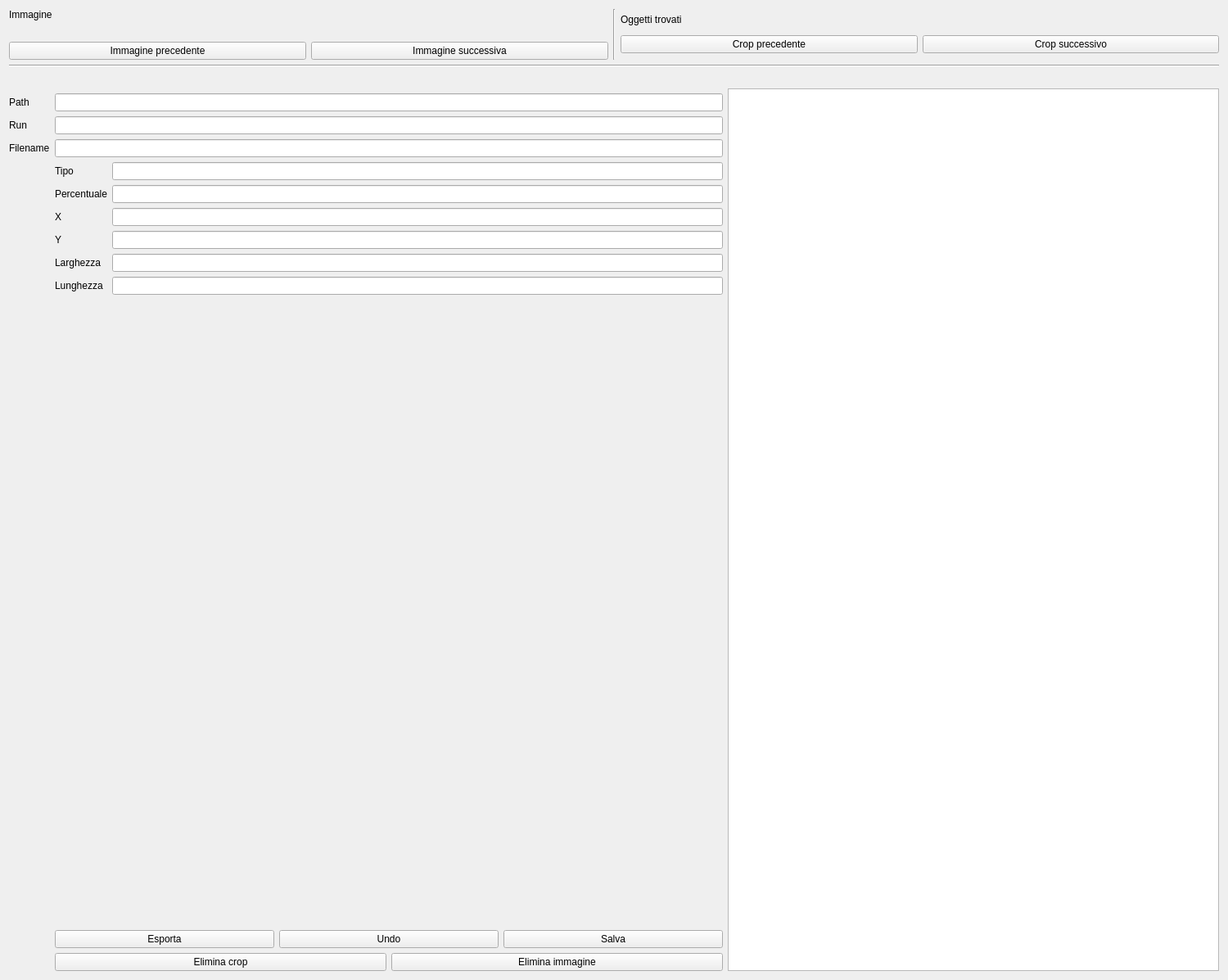
<?xml version="1.0" encoding="UTF-8"?>
<ui version="4.0">
 <class>Frame</class>
 <widget class="QFrame" name="Frame">
  <property name="geometry">
   <rect>
    <x>0</x>
    <y>0</y>
    <width>1500</width>
    <height>1197</height>
   </rect>
  </property>
  <property name="focusPolicy">
   <enum>Qt::NoFocus</enum>
  </property>
  <property name="windowTitle">
   <string>Frame</string>
  </property>
  <property name="frameShadow">
   <enum>QFrame::Plain</enum>
  </property>
  <layout class="QVBoxLayout" name="verticalLayout_2">
   <item>
    <layout class="QVBoxLayout" name="verticalLayout">
     <item>
      <layout class="QHBoxLayout" name="horizontalLayout">
       <item>
        <layout class="QVBoxLayout" name="verticalLayout_5">
         <item>
          <widget class="QLabel" name="labelTitolo">
           <property name="sizePolicy">
            <sizepolicy hsizetype="Preferred" vsizetype="Fixed">
             <horstretch>0</horstretch>
             <verstretch>0</verstretch>
            </sizepolicy>
           </property>
           <property name="text">
            <string>Immagine</string>
           </property>
          </widget>
         </item>
         <item>
          <widget class="QLabel" name="img">
           <property name="enabled">
            <bool>true</bool>
           </property>
           <property name="sizePolicy">
            <sizepolicy hsizetype="Preferred" vsizetype="Preferred">
             <horstretch>0</horstretch>
             <verstretch>0</verstretch>
            </sizepolicy>
           </property>
           <property name="maximumSize">
            <size>
             <width>800</width>
             <height>400</height>
            </size>
           </property>
           <property name="text">
            <string/>
           </property>
           <property name="scaledContents">
            <bool>true</bool>
           </property>
           <property name="alignment">
            <set>Qt::AlignCenter</set>
           </property>
          </widget>
         </item>
         <item>
          <layout class="QHBoxLayout" name="horizontalLayout_3">
           <item>
            <widget class="QPushButton" name="btnImgPrecedente">
             <property name="sizePolicy">
              <sizepolicy hsizetype="Fixed" vsizetype="Fixed">
               <horstretch>0</horstretch>
               <verstretch>0</verstretch>
              </sizepolicy>
             </property>
             <property name="maximumSize">
              <size>
               <width>400</width>
               <height>16777215</height>
              </size>
             </property>
             <property name="toolTip">
              <string>(A)</string>
             </property>
             <property name="statusTip">
              <string extracomment="(A)"/>
             </property>
             <property name="text">
              <string>Immagine precedente</string>
             </property>
            </widget>
           </item>
           <item>
            <widget class="QPushButton" name="btnImgSuccessivo">
             <property name="sizePolicy">
              <sizepolicy hsizetype="Fixed" vsizetype="Fixed">
               <horstretch>0</horstretch>
               <verstretch>0</verstretch>
              </sizepolicy>
             </property>
             <property name="maximumSize">
              <size>
               <width>400</width>
               <height>16777215</height>
              </size>
             </property>
             <property name="toolTip">
              <string>(D)</string>
             </property>
             <property name="statusTip">
              <string extracomment="(D)"/>
             </property>
             <property name="text">
              <string>Immagine successiva</string>
             </property>
            </widget>
           </item>
          </layout>
         </item>
        </layout>
       </item>
       <item>
        <widget class="Line" name="line">
         <property name="orientation">
          <enum>Qt::Vertical</enum>
         </property>
        </widget>
       </item>
       <item>
        <layout class="QVBoxLayout" name="verticalLayout_6">
         <item>
          <widget class="QLabel" name="label_6">
           <property name="sizePolicy">
            <sizepolicy hsizetype="Preferred" vsizetype="Fixed">
             <horstretch>0</horstretch>
             <verstretch>0</verstretch>
            </sizepolicy>
           </property>
           <property name="text">
            <string>Oggetti trovati</string>
           </property>
          </widget>
         </item>
         <item>
          <layout class="QGridLayout" name="gridLayout"/>
         </item>
         <item>
          <layout class="QHBoxLayout" name="horizontalLayout_5">
           <item>
            <widget class="QPushButton" name="btnCropPrecedente">
             <property name="maximumSize">
              <size>
               <width>400</width>
               <height>16777215</height>
              </size>
             </property>
             <property name="toolTip">
              <string>Left</string>
             </property>
             <property name="statusTip">
              <string/>
             </property>
             <property name="text">
              <string>Crop precedente</string>
             </property>
            </widget>
           </item>
           <item>
            <widget class="QPushButton" name="btnCropSuccessivo">
             <property name="maximumSize">
              <size>
               <width>400</width>
               <height>16777215</height>
              </size>
             </property>
             <property name="toolTip">
              <string>Right</string>
             </property>
             <property name="statusTip">
              <string>(-&gt;)</string>
             </property>
             <property name="text">
              <string>Crop successivo</string>
             </property>
            </widget>
           </item>
          </layout>
         </item>
        </layout>
       </item>
      </layout>
     </item>
     <item>
      <widget class="Line" name="line_2">
       <property name="orientation">
        <enum>Qt::Horizontal</enum>
       </property>
      </widget>
     </item>
     <item>
      <layout class="QHBoxLayout" name="horizontalLayout_2">
       <item>
        <layout class="QVBoxLayout" name="verticalLayout_3">
         <item>
          <layout class="QFormLayout" name="formLayout">
           <item row="0" column="1">
            <spacer name="verticalSpacer_2">
             <property name="orientation">
              <enum>Qt::Vertical</enum>
             </property>
             <property name="sizeType">
              <enum>QSizePolicy::Fixed</enum>
             </property>
             <property name="sizeHint" stdset="0">
              <size>
               <width>20</width>
               <height>20</height>
              </size>
             </property>
            </spacer>
           </item>
           <item row="1" column="0">
            <widget class="QLabel" name="path">
             <property name="text">
              <string>Path</string>
             </property>
            </widget>
           </item>
           <item row="1" column="1">
            <widget class="QLineEdit" name="textPath"/>
           </item>
           <item row="2" column="0">
            <widget class="QLabel" name="run">
             <property name="text">
              <string>Run</string>
             </property>
            </widget>
           </item>
           <item row="2" column="1">
            <widget class="QLineEdit" name="textRun"/>
           </item>
           <item row="3" column="0">
            <widget class="QLabel" name="filename">
             <property name="text">
              <string>Filename</string>
             </property>
            </widget>
           </item>
           <item row="3" column="1">
            <widget class="QLineEdit" name="textFilename"/>
           </item>
           <item row="5" column="1">
            <layout class="QFormLayout" name="formLayout_2">
             <item row="0" column="0">
              <widget class="QLabel" name="tipo">
               <property name="text">
                <string>Tipo</string>
               </property>
              </widget>
             </item>
             <item row="0" column="1">
              <widget class="QLineEdit" name="textTipo">
               <property name="focusPolicy">
                <enum>Qt::ClickFocus</enum>
               </property>
              </widget>
             </item>
             <item row="1" column="0">
              <widget class="QLabel" name="percentuale">
               <property name="text">
                <string>Percentuale</string>
               </property>
              </widget>
             </item>
             <item row="1" column="1">
              <widget class="QLineEdit" name="textPercentuale">
               <property name="focusPolicy">
                <enum>Qt::ClickFocus</enum>
               </property>
              </widget>
             </item>
             <item row="2" column="0">
              <widget class="QLabel" name="x">
               <property name="sizePolicy">
                <sizepolicy hsizetype="Maximum" vsizetype="Maximum">
                 <horstretch>0</horstretch>
                 <verstretch>0</verstretch>
                </sizepolicy>
               </property>
               <property name="maximumSize">
                <size>
                 <width>250</width>
                 <height>250</height>
                </size>
               </property>
               <property name="text">
                <string>X</string>
               </property>
               <property name="scaledContents">
                <bool>true</bool>
               </property>
              </widget>
             </item>
             <item row="2" column="1">
              <widget class="QLineEdit" name="textX">
               <property name="focusPolicy">
                <enum>Qt::ClickFocus</enum>
               </property>
              </widget>
             </item>
             <item row="3" column="0">
              <widget class="QLabel" name="y">
               <property name="text">
                <string>Y</string>
               </property>
              </widget>
             </item>
             <item row="3" column="1">
              <widget class="QLineEdit" name="textY">
               <property name="focusPolicy">
                <enum>Qt::ClickFocus</enum>
               </property>
              </widget>
             </item>
             <item row="4" column="0">
              <widget class="QLabel" name="larghezza">
               <property name="text">
                <string>Larghezza</string>
               </property>
              </widget>
             </item>
             <item row="4" column="1">
              <widget class="QLineEdit" name="textLarghezza">
               <property name="focusPolicy">
                <enum>Qt::ClickFocus</enum>
               </property>
              </widget>
             </item>
             <item row="5" column="1">
              <widget class="QLineEdit" name="textLunghezza">
               <property name="focusPolicy">
                <enum>Qt::ClickFocus</enum>
               </property>
              </widget>
             </item>
             <item row="6" column="1">
              <spacer name="verticalSpacer_3">
               <property name="orientation">
                <enum>Qt::Vertical</enum>
               </property>
               <property name="sizeHint" stdset="0">
                <size>
                 <width>20</width>
                 <height>5</height>
                </size>
               </property>
              </spacer>
             </item>
             <item row="7" column="1">
              <widget class="QLabel" name="imgPreview">
               <property name="maximumSize">
                <size>
                 <width>16777215</width>
                 <height>250</height>
                </size>
               </property>
               <property name="text">
                <string/>
               </property>
               <property name="alignment">
                <set>Qt::AlignCenter</set>
               </property>
              </widget>
             </item>
             <item row="8" column="1">
              <spacer name="verticalSpacer">
               <property name="orientation">
                <enum>Qt::Vertical</enum>
               </property>
               <property name="sizeHint" stdset="0">
                <size>
                 <width>20</width>
                 <height>5</height>
                </size>
               </property>
              </spacer>
             </item>
             <item row="5" column="0">
              <widget class="QLabel" name="lunghezza">
               <property name="text">
                <string>Lunghezza</string>
               </property>
              </widget>
             </item>
            </layout>
           </item>
           <item row="6" column="0">
            <layout class="QVBoxLayout" name="verticalLayout_7"/>
           </item>
           <item row="6" column="1">
            <layout class="QVBoxLayout" name="verticalLayout_8">
             <item>
              <layout class="QHBoxLayout" name="horizontalLayout_4">
               <item>
                <widget class="QPushButton" name="btnEsporta">
                 <property name="text">
                  <string>Esporta</string>
                 </property>
                </widget>
               </item>
               <item>
                <widget class="QPushButton" name="btnUndo">
                 <property name="text">
                  <string>Undo</string>
                 </property>
                </widget>
               </item>
               <item>
                <widget class="QPushButton" name="btnSalva">
                 <property name="text">
                  <string>Salva</string>
                 </property>
                </widget>
               </item>
              </layout>
             </item>
             <item>
              <layout class="QHBoxLayout" name="horizontalLayout_6">
               <item>
                <widget class="QPushButton" name="btnEliminaCrop">
                 <property name="sizePolicy">
                  <sizepolicy hsizetype="Minimum" vsizetype="Fixed">
                   <horstretch>0</horstretch>
                   <verstretch>0</verstretch>
                  </sizepolicy>
                 </property>
                 <property name="minimumSize">
                  <size>
                   <width>0</width>
                   <height>0</height>
                  </size>
                 </property>
                 <property name="text">
                  <string>Elimina crop</string>
                 </property>
                </widget>
               </item>
               <item>
                <widget class="QPushButton" name="btnEliminaImmagine">
                 <property name="sizePolicy">
                  <sizepolicy hsizetype="Minimum" vsizetype="Fixed">
                   <horstretch>0</horstretch>
                   <verstretch>0</verstretch>
                  </sizepolicy>
                 </property>
                 <property name="minimumSize">
                  <size>
                   <width>0</width>
                   <height>0</height>
                  </size>
                 </property>
                 <property name="text">
                  <string>Elimina immagine</string>
                 </property>
                </widget>
               </item>
              </layout>
             </item>
            </layout>
           </item>
          </layout>
         </item>
        </layout>
       </item>
       <item>
        <layout class="QVBoxLayout" name="verticalLayout_4">
         <item>
          <widget class="QLabel" name="indiceImg">
           <property name="sizePolicy">
            <sizepolicy hsizetype="Preferred" vsizetype="Fixed">
             <horstretch>0</horstretch>
             <verstretch>0</verstretch>
            </sizepolicy>
           </property>
           <property name="text">
            <string/>
           </property>
          </widget>
         </item>
         <item>
          <widget class="QListWidget" name="listFiles">
           <property name="sizePolicy">
            <sizepolicy hsizetype="Minimum" vsizetype="Minimum">
             <horstretch>0</horstretch>
             <verstretch>0</verstretch>
            </sizepolicy>
           </property>
           <property name="minimumSize">
            <size>
             <width>600</width>
             <height>0</height>
            </size>
           </property>
           <property name="maximumSize">
            <size>
             <width>500</width>
             <height>16777215</height>
            </size>
           </property>
           <property name="focusPolicy">
            <enum>Qt::StrongFocus</enum>
           </property>
          </widget>
         </item>
        </layout>
       </item>
      </layout>
     </item>
    </layout>
   </item>
  </layout>
 </widget>
 <resources/>
 <connections/>
</ui>
